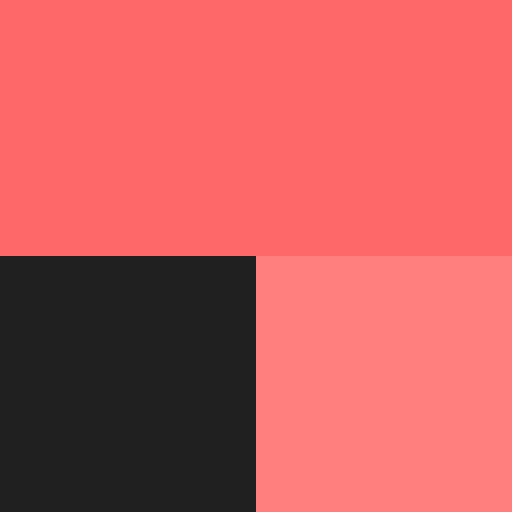
Frame 1 (no input)
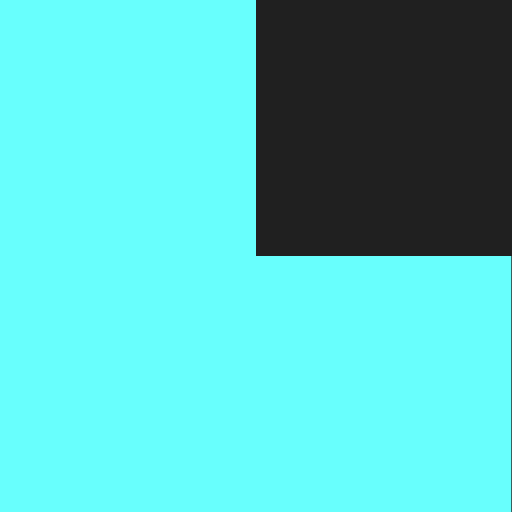
Frame 60 (the mouse pressed at the canvas centre just before this capture)
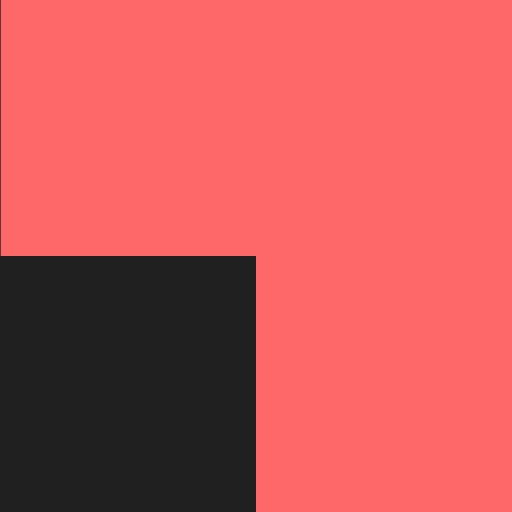
Frame 120 (the mouse held since frame 60 and released just before this capture)

The Processing sketch that drew these frames (run headless with seeded random() and noise(); from frame 60 on, the mouse is pressed at the canvas centre):

// Processing sketch: slider_alt
// ── slider_alt.pde
int boxsize = 256;
int gap = 0; // is multiplied by 2
int sat = 150;

float movement = 0;
int stage = 0;
float cpos = boxsize / 2 + gap;

void setup() {
  size(512, 512);
  background(32);
  frameRate(60);
  fill(255);
  noStroke();
  colorMode(HSB, 255);
}

void draw() {
  background(32);
  translate(height / 2, width / 2);
  float sinpos = sin((movement - 15) * PI / 30F);
  int colorHue = int(((sinpos + 1) / 2 + stage) * 64);
  
  fill(colorHue, 128, 255, 255 - 255 * (sinpos / 2 + 0.5F));
  switch(stage) {
  case 0:
    centreBox(cpos, cpos, boxsize);
    fill(colorHue, sat, 255);
    centreBox(cpos, -cpos, boxsize);
    centreBox(-cpos, -cpos, boxsize);
    centreBox(-cpos, sinpos * cpos, boxsize);
    break;
  case 1:
    centreBox(cpos, -cpos, boxsize);
    fill(colorHue, sat, 255);
    centreBox(-cpos, -cpos, boxsize);
    centreBox(-cpos, cpos, boxsize);
    centreBox(cpos * sinpos, cpos, boxsize);
    break;
  case 2:
    centreBox(-cpos, -cpos, boxsize);
    fill(colorHue, sat, 255);
    centreBox(-cpos, cpos, boxsize);
    centreBox(cpos, cpos, boxsize);
    centreBox(cpos, sinpos * -cpos, boxsize);
    break;
  case 3:
    centreBox(-cpos, cpos, boxsize);
    fill(colorHue, sat, 255);
    centreBox(cpos, cpos, boxsize);
    centreBox(cpos, -cpos, boxsize);
    centreBox(sinpos * -cpos, -cpos, boxsize);
  }
  movement++;
  if (movement >= 30) {
    movement = 0;
    stage++;
    if (stage > 3) {
      stage = 0;
    }
  }
}

void centreBox(float x, float y, float size) {
  rect(x - size / 2,y - size / 2, size, size);
  //ellipse(x, y, size, size);
}
